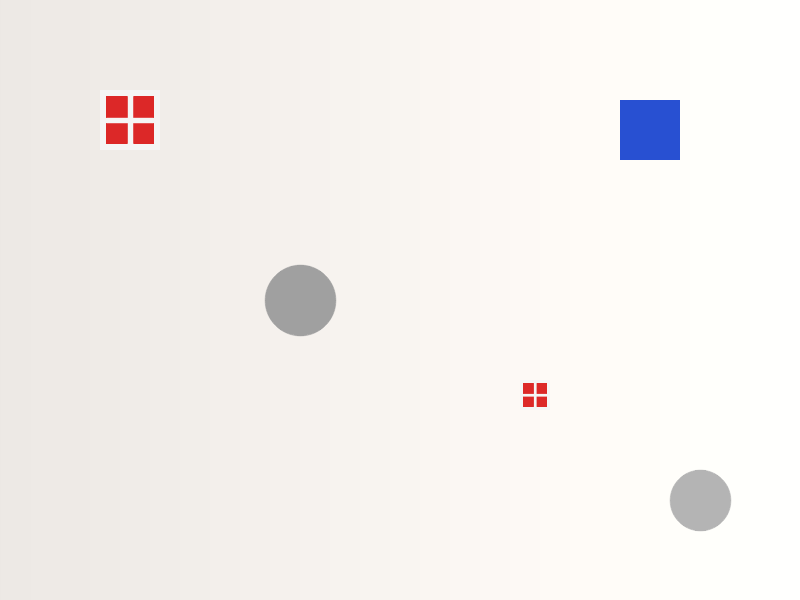
//> input picture lessons/opencv/素材/synth_match_scene.png, 800 x 600 px
$ ./2.7-pyramid   (built with g++ and OpenCV 4)
//> lines starting //> are read from the running program, lines starting //| are printed output that depends on the picture
#include <algorithm>
#include <iostream>
#include <string>
#include <vector>

#include <opencv2/core.hpp>
#include <opencv2/imgproc.hpp>
#include <opencv2/imgcodecs.hpp>

namespace {

void label(cv::Mat& panel, const std::string& text, int x, int y) {
    cv::rectangle(panel, cv::Rect(x, y, 260, 30), cv::Scalar(245, 245, 245),
                  cv::FILLED);
    cv::putText(panel, text, cv::Point(x + 8, y + 22),
                cv::FONT_HERSHEY_SIMPLEX, 0.55, cv::Scalar(30, 30, 30), 1,
                cv::LINE_AA);
}

}  // namespace

int main() {
    const std::string scene_path = "../素材/synth_match_scene.png";
    const std::string template_path = "../素材/synth_match_template.png";
    cv::Mat scene = cv::imread(scene_path, cv::IMREAD_COLOR);
//> scene is the input picture: 600 rows x 800 cols, CV_8UC3; mean B, G, R 238.7, 241.4, 245.1
    cv::Mat templ = cv::imread(template_path, cv::IMREAD_COLOR);
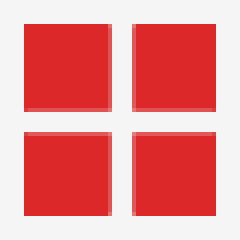
//> input picture lessons/opencv/素材/synth_match_template.png, 60 x 60 px (shown 4 times larger)
//> templ is the input picture: 60 rows x 60 cols, CV_8UC3; mean B, G, R 141.8, 141.8, 232.4
    if (scene.empty() || templ.empty()) {
        std::cout << "无法读取素材" << '\n';
        return 1;
    }

    std::vector<cv::Mat> levels;
    levels.push_back(scene);
    while (levels.back().cols >= 2 * templ.cols &&
           levels.back().rows >= 2 * templ.rows &&
           levels.size() < 3) {
        cv::Mat next;
        cv::pyrDown(levels.back(), next);
        levels.push_back(next);
    }
//> this loop made 2 passes
    for (std::size_t i = 0; i < levels.size(); ++i) {
        std::cout << "pyramid " << i << ": " << levels[i].cols << 'x'
                  << levels[i].rows << '\n';
    }
//> this loop made 3 passes
//| pyramid 0: 800x600
//| pyramid 1: 400x300
//| pyramid 2: 200x150

    cv::Mat result;
    cv::matchTemplate(scene, templ, result, cv::TM_CCOEFF_NORMED);
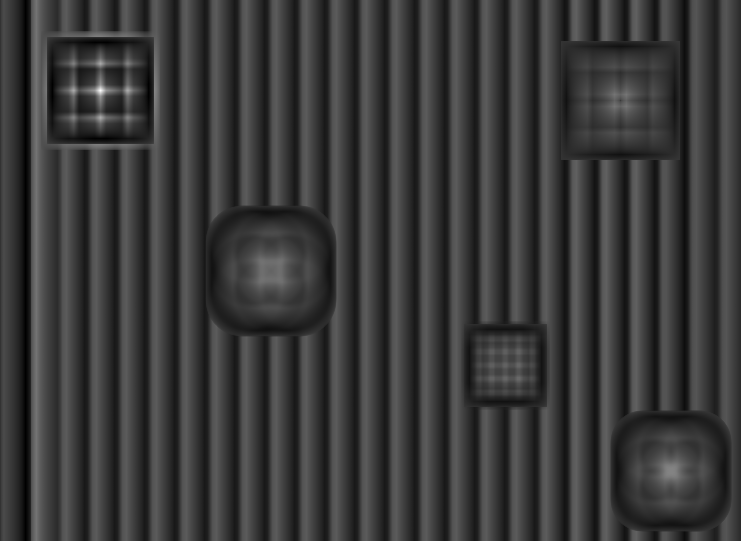
//> result: 541 rows x 741 cols, CV_32FC1; min -0.295, max 1, mean -0.000227; drawn with min black and max white
    double best = 0.0;
    cv::Point best_location;
    cv::minMaxLoc(result, nullptr, &best, nullptr, &best_location);
//> best = 1; best_location = Point(100, 90)
    const cv::Point big_location = best_location;
//> big_location = Point(100, 90)
    std::cout << "scale 1.00: score=" << cv::format("%.3f", best)
              << " loc=(" << best_location.x << ", " << best_location.y
              << ") size=" << templ.cols << 'x' << templ.rows << '\n';
//| scale 1.00: score=1.000 loc=(100, 90) size=60x60

    cv::Mat templ_half;
    cv::resize(templ, templ_half,
               cv::Size(templ.cols / 2, templ.rows / 2), 0, 0,
               cv::INTER_AREA);
    cv::matchTemplate(scene, templ_half, result, cv::TM_CCOEFF_NORMED);
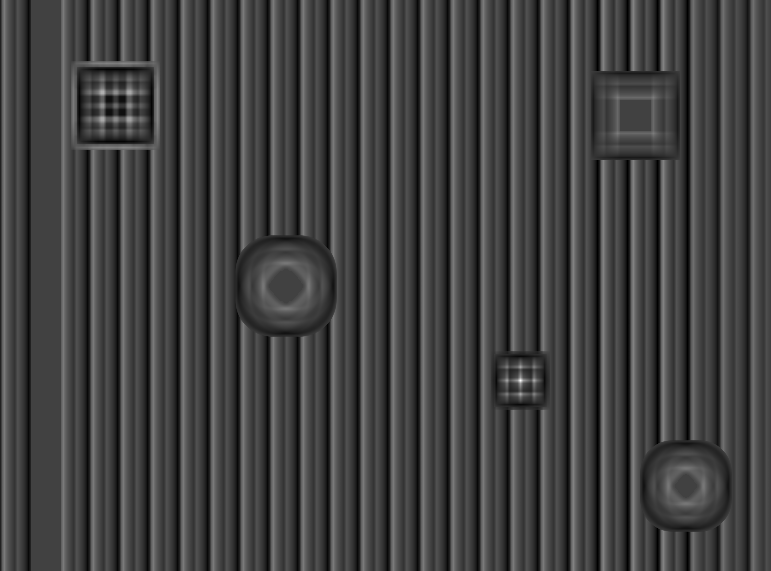
//> result: 571 rows x 771 cols, CV_32FC1; min -0.345, max 1, mean 0.0028; drawn with min black and max white
    cv::minMaxLoc(result, nullptr, &best, nullptr, &best_location);
//> best_location = Point(520, 380)
    const cv::Point full_location(best_location.x, best_location.y);
//> full_location = Point(520, 380)
    std::cout << "scale 0.50: score=" << cv::format("%.3f", best)
              << " loc=(" << best_location.x << ", " << best_location.y
              << ") size=" << templ_half.cols << 'x' << templ_half.rows
              << '\n';
//| scale 0.50: score=1.000 loc=(520, 380) size=30x30

    cv::Mat templ_quarter;
    cv::pyrDown(templ_half, templ_quarter);
    cv::matchTemplate(levels[1], templ_quarter, result, cv::TM_CCOEFF_NORMED);
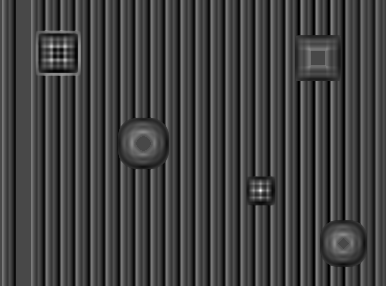
//> result: 286 rows x 386 cols, CV_32FC1; min -0.398, max 1, mean -0.0364; drawn with min black and max white
    cv::minMaxLoc(result, nullptr, &best, nullptr, &best_location);
//> best_location = Point(260, 190)
    const cv::Point coarse_full(2 * best_location.x, 2 * best_location.y);
//> coarse_full = Point(520, 380)
    std::cout << "coarse level 1: score=" << cv::format("%.3f", best)
              << " loc=(" << best_location.x << ", " << best_location.y
              << ") -> full=(" << coarse_full.x << ", " << coarse_full.y
              << ")\n";
//| coarse level 1: score=1.000 loc=(260, 190) -> full=(520, 380)

    const int margin = 10;
    const int left = std::max(0, coarse_full.x - margin);
//> left = 510
    const int top = std::max(0, coarse_full.y - margin);
//> top = 370
    const int right = std::min(scene.cols,
                               coarse_full.x + templ_half.cols + margin);
//> right = 560
    const int bottom = std::min(scene.rows,
                                coarse_full.y + templ_half.rows + margin);
//> bottom = 420
    const cv::Rect search_roi(left, top, right - left, bottom - top);
//> search_roi = Rect(510, 370, 50, 50)
    cv::Mat roi_result;
    cv::matchTemplate(scene(search_roi), templ_half, roi_result,
                      cv::TM_CCOEFF_NORMED);
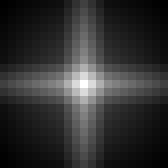
//> roi_result: 21 rows x 21 cols, CV_32FC1 (shown 8 times larger); min -0.164, max 1, mean 0.0599; drawn with min black and max white
    cv::minMaxLoc(roi_result, nullptr, &best, nullptr, &best_location);
//> best_location = Point(10, 10)
    const cv::Point refined(left + best_location.x, top + best_location.y);
//> refined = Point(520, 380)
    std::cout << "refine level 0: score=" << cv::format("%.3f", best)
              << " loc=(" << refined.x << ", " << refined.y << ")\n";
//| refine level 0: score=1.000 loc=(520, 380)

    const int panel_width = 400;
    const int panel_height = 300;
    const int gap = 20;
    cv::Mat pyramid_panel(panel_height + 40, 3 * panel_width + 2 * gap, CV_8UC3,
                          cv::Scalar(255, 255, 255));
    for (int i = 0; i < 3; ++i) {
        cv::Mat shown;
        cv::resize(levels[i], shown,
                   cv::Size(levels[i].cols / 2, levels[i].rows / 2), 0, 0,
                   cv::INTER_AREA);
        const int x = i * (panel_width + gap);
        label(pyramid_panel,
              "level " + std::to_string(i) + ": " +
                  std::to_string(levels[i].cols) + "x" +
                  std::to_string(levels[i].rows),
              x, 0);
        shown.copyTo(pyramid_panel(
            cv::Rect(x, 40, shown.cols, shown.rows)));
    }
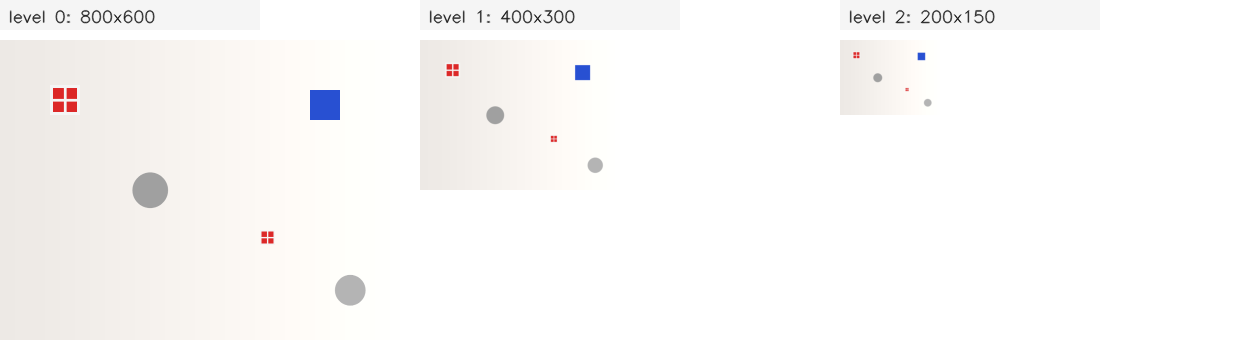
//> pyramid_panel: 340 rows x 1240 cols, CV_8UC3; mean B, G, R 247.7, 248.7, 250.1

    cv::Mat match_panel = scene.clone();
    cv::rectangle(match_panel,
                  cv::Rect(big_location.x, big_location.y, templ.cols,
                           templ.rows),
                  cv::Scalar(0, 200, 0), 2);
    cv::rectangle(match_panel,
                  cv::Rect(full_location.x, full_location.y,
                           templ_half.cols, templ_half.rows),
                  cv::Scalar(255, 0, 0), 2);
    cv::putText(match_panel, "60x60", cv::Point(big_location.x, big_location.y - 8),
                cv::FONT_HERSHEY_SIMPLEX, 0.55, cv::Scalar(0, 130, 0), 1,
                cv::LINE_AA);
    cv::putText(match_panel, "30x30", cv::Point(full_location.x, full_location.y - 8),
                cv::FONT_HERSHEY_SIMPLEX, 0.55, cv::Scalar(255, 0, 0), 1,
                cv::LINE_AA);
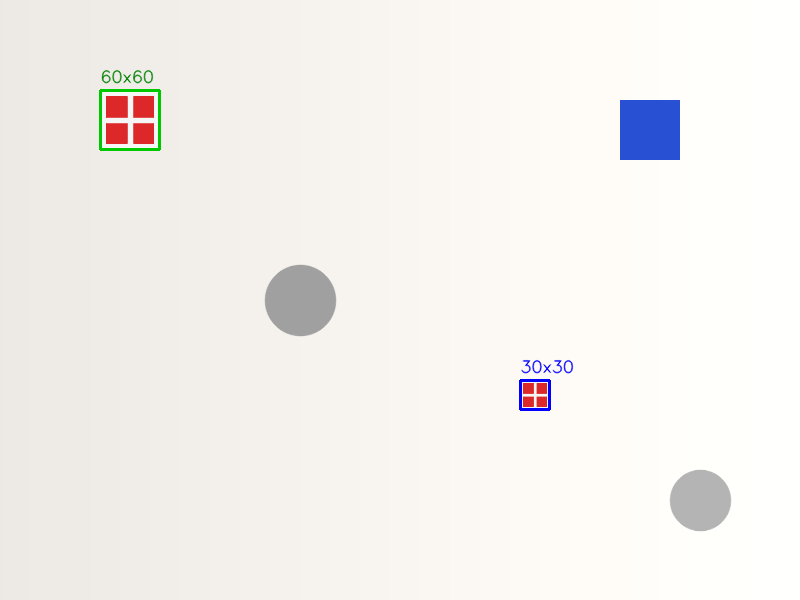
//> match_panel: 600 rows x 800 cols, CV_8UC3; mean B, G, R 238.2, 241, 244.3

    const bool pyramid_saved = cv::imwrite("out_pyramid.png", pyramid_panel);
    const bool match_saved = cv::imwrite("out_match.png", match_panel);
    std::cout << "saved out_pyramid.png: " << (pyramid_saved ? "yes" : "no")
              << '\n';
//| saved out_pyramid.png: yes
    std::cout << "saved out_match.png: " << (match_saved ? "yes" : "no")
              << '\n';
//| saved out_match.png: yes
    return 0;
}
